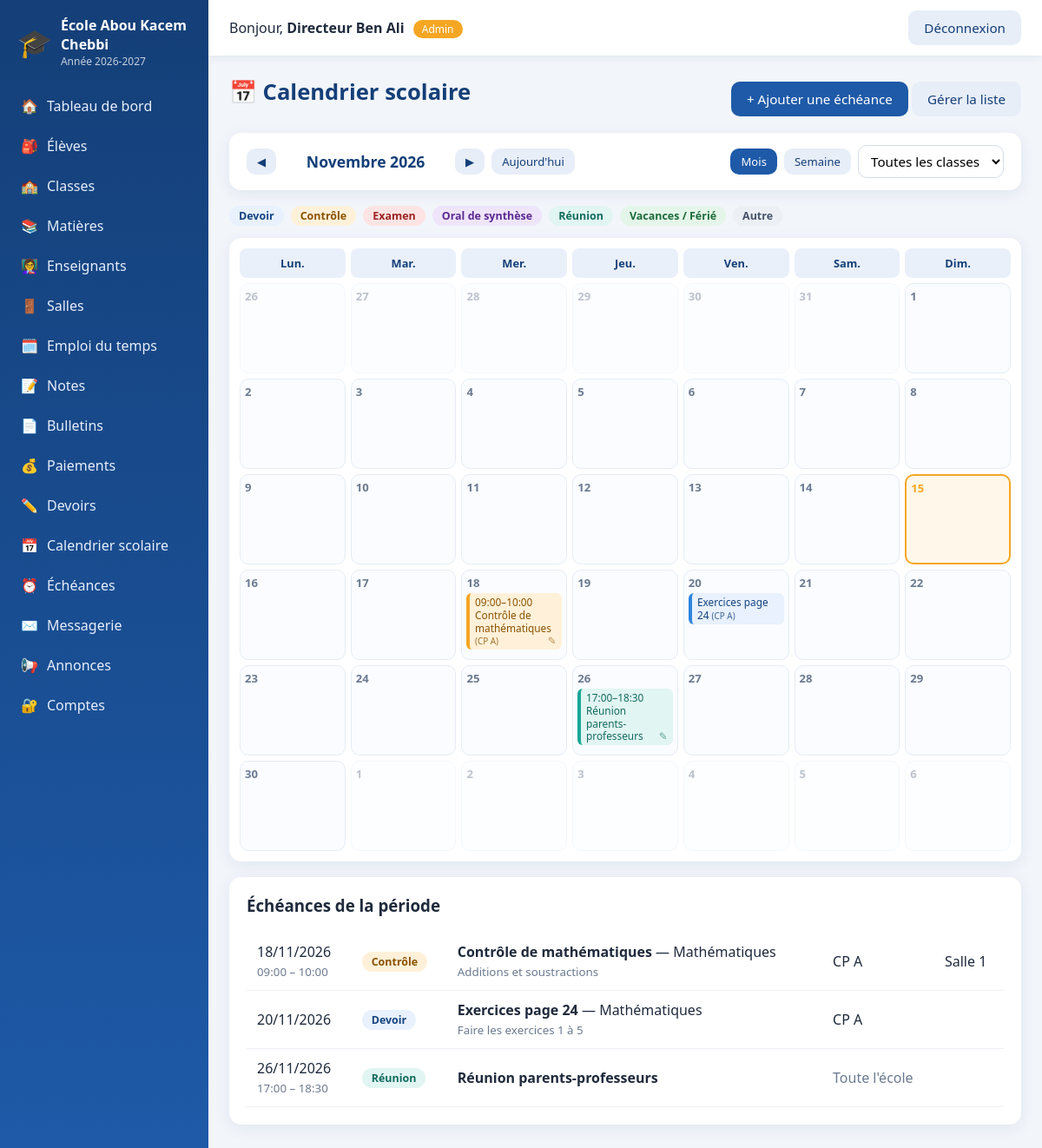
Screenshot of /index.php?url=calendrier (signed in) with the database file from the repository.
### tables this page shows
CREATE TABLE evenements (
  id INT AUTO_INCREMENT PRIMARY KEY,
  id_ecole INT NOT NULL,
  titre VARCHAR(150) NOT NULL,
  type ENUM('Contrôle','Examen','Oral de synthèse','Réunion','Vacances / Férié','Autre') NOT NULL,
  classe_id INT NULL,                       
  matiere_id INT NULL, salle_id INT NULL,
  date_debut DATE NOT NULL, date_fin DATE NULL,
  heure_debut TIME NULL, heure_fin TIME NULL,
  description TEXT NULL,
  annee_scolaire VARCHAR(9) NOT NULL,
  deleted_at DATETIME NULL, created_at TIMESTAMP DEFAULT CURRENT_TIMESTAMP,
  FOREIGN KEY (id_ecole) REFERENCES schools(id_ecole),
  FOREIGN KEY (classe_id) REFERENCES classes(id),
  FOREIGN KEY (matiere_id) REFERENCES matieres(id),
  FOREIGN KEY (salle_id) REFERENCES salles(id)
);

CREATE TABLE devoirs (
  id INT AUTO_INCREMENT PRIMARY KEY,
  id_ecole INT NOT NULL,
  titre VARCHAR(150) NOT NULL, description TEXT NULL,
  matiere_id INT NOT NULL, classe_id INT NOT NULL,
  date_remise DATE NOT NULL,
  annee_scolaire VARCHAR(9) NOT NULL,
  deleted_at DATETIME NULL, created_at TIMESTAMP DEFAULT CURRENT_TIMESTAMP,
  FOREIGN KEY (matiere_id) REFERENCES matieres(id),
  FOREIGN KEY (classe_id) REFERENCES classes(id),
  FOREIGN KEY (id_ecole) REFERENCES schools(id_ecole)
);

CREATE TABLE matieres (
  id INT AUTO_INCREMENT PRIMARY KEY,
  id_ecole INT NOT NULL,
  nom VARCHAR(100) NOT NULL, coefficient DECIMAL(4,2) NOT NULL DEFAULT 1,
  niveau VARCHAR(20) NOT NULL,
  annee_scolaire VARCHAR(9) NOT NULL,
  deleted_at DATETIME NULL, created_at TIMESTAMP DEFAULT CURRENT_TIMESTAMP,
  FOREIGN KEY (id_ecole) REFERENCES schools(id_ecole)
);

CREATE TABLE salles (
  id INT AUTO_INCREMENT PRIMARY KEY,
  id_ecole INT NOT NULL,
  nom VARCHAR(60) NOT NULL, capacite INT NOT NULL DEFAULT 30,
  disponible TINYINT(1) NOT NULL DEFAULT 1,
  annee_scolaire VARCHAR(9) NOT NULL,
  deleted_at DATETIME NULL, created_at TIMESTAMP DEFAULT CURRENT_TIMESTAMP,
  FOREIGN KEY (id_ecole) REFERENCES schools(id_ecole)
);

### core/Controller.php (called while the page is built, shortened)
<?php
class Controller {
    protected function view($v, $d = []) {
        extract($d);
        require ROOT."/app/views/$v.php";
        require ROOT.'/app/views/layout.php';
    }
}

### app/controllers/CalendrierController.php (called while the page is built, shortened)
<?php
class CalendrierController extends Controller {
    public function index() {
        $classes = Cal::classes();
        $classe = (int)($_GET['classe'] ?? 0);
        $restreint = Cal::restriction() !== null;
        $vue = ($_GET['vue'] ?? 'mois') === 'semaine' ? 'semaine' : 'mois';
        $ref = $_GET['date'] ?? date('Y-m-d');
        $d = DateTime::createFromFormat('Y-m-d', $ref) ?: new DateTime();
        $ref = $d->format('Y-m-d');
        if ($vue === 'mois') {
            $first = new DateTime($d->format('Y-m-01'));
            $start = (clone $first)->modify('-'.((int)$first->format('N') - 1).' days');
            $end   = (clone $first)->modify('last day of this month');
            $end   = (clone $end)->modify('+'.(7 - (int)$end->format('N')).' days');
            $prev  = (clone $first)->modify('-1 month')->format('Y-m-d');
            $next  = (clone $first)->modify('+1 month')->format('Y-m-d');
            $titre = Cal::MOIS[(int)$first->format('n')].' '.$first->format('Y');
        }
        $events = Cal::range($start->format('Y-m-d'), $end->format('Y-m-d'), $classe);
        $lessons = $vue === 'semaine' ? Cal::lessons($classe) : [];
        $this->view('calendrier/index', [
            'vue' => $vue, 'classes' => $classes, 'classe' => $classe, 'restreint' => $restreint,
            'start' => $start, 'end' => $end, 'ref' => $ref, 'prev' => $prev, 'next' => $next, 'titre' => $titre,
            'events' => $events, 'lessons' => $lessons,
            'canEdit' => in_array($this->user()['role'], ['admin', 'enseignant']),
            'moisRef' => (int)$d->format('n'),
        ]);
    }
}

### index.php (called while the page is built, shortened)
<?php
require ROOT.'/core/helpers.php';
require ROOT.'/core/Database.php';
require ROOT.'/core/Controller.php';
require ROOT.'/core/CrudController.php';
require ROOT.'/core/Cal.php';
$parts  = explode('/', trim($_GET['url'] ?? 'dashboard', '/'));
$name   = strtolower($parts[0]);
$action = $parts[1] ?? 'index';
$args   = array_slice($parts, 2);
require ROOT."/app/controllers/".ucfirst($name)."Controller.php";
$ctrl  = new $class();
call_user_func_array([$ctrl, $action], $args);

### core/helpers.php (called while the page is built, shortened)
<?php
function e($s) { return htmlspecialchars((string)$s, ENT_QUOTES, 'UTF-8'); }
function url($p = '') { return BASE_URL.'/index.php?url='.$p; }
function school_id() { return (int)($_SESSION['user']['id_ecole'] ?? 0); }

### core/Cal.php (called while the page is built, shortened)
<?php
class Cal {
    static function css($type) {
        $m = ['Devoir' => 'devoir', 'Contrôle' => 'controle', 'Examen' => 'examen', 'Oral de synthèse' => 'oral',
              'Réunion' => 'reunion', 'Vacances / Férié' => 'vacances'];
        return 'ev-'.($m[$type] ?? 'autre');
    }
    static function restriction() {
        $u = $_SESSION['user'];
        $col = ['parent' => 'parent_user_id', 'eleve' => 'eleve_user_id'][$u['role']] ?? null;
        if (!$col) return null;
        $ids = DB::q("SELECT DISTINCT classe_id FROM eleves WHERE $col = ? AND id_ecole = ? AND deleted_at IS NULL AND classe_id IS NOT NULL",
                     [$u['id'], school_id()])->fetchAll(PDO::FETCH_COLUMN);
        return array_map('intval', $ids);
    }
    static function range($from, $to, $classe = 0) {
        $sid = school_id(); $res = self::restriction(); $out = [];
        $c1 = ''; $c2 = '';
        $ev = DB::all("SELECT e.*, CONCAT(c.niveau,' ',c.section) AS classe, m.nom AS matiere, s.nom AS salle
                       FROM evenements e LEFT JOIN classes c ON c.id = e.classe_id
                       LEFT JOIN matieres m ON m.id = e.matiere_id LEFT JOIN salles s ON s.id = e.salle_id
                       WHERE e.id_ecole = ? AND e.deleted_at IS NULL AND e.date_debut <= ? AND COALESCE(e.date_fin, e.date_debut) >= ?$c1",
                       [$sid, $to, $from]);
        foreach ($ev as $r) $out[] = [
            'source' => 'evenement', 'id' => $r['id'], 'titre' => $r['titre'], 'type' => $r['type'],
            'debut' => $r['date_debut'], 'fin' => $r['date_fin'] ?: $r['date_debut'],
            'h1' => $r['heure_debut'] ? substr($r['heure_debut'], 0, 5) : null,
            'h2' => $r['heure_fin'] ? substr($r['heure_fin'], 0, 5) : null,
            'classe' => $r['classe'], 'matiere' => $r['matiere'], 'salle' => $r['salle'], 'desc' => $r['description'],
        ];
        $dv = DB::all("SELECT d.*, CONCAT(c.niveau,' ',c.section) AS classe, m.nom AS matiere
                       FROM devoirs d JOIN classes c ON c.id = d.classe_id JOIN matieres m ON m.id = d.matiere_id
                       WHERE d.id_ecole = ? AND d.deleted_at IS NULL AND d.date_remise BETWEEN ? AND ?$c2", [$sid, $from, $to]);
        foreach ($dv as $r) $out[] = [
            'source' => 'devoir', 'id' => $r['id'], 'titre' => $r['titre'], 'type' => 'Devoir',
            'debut' => $r['date_remise'], 'fin' => $r['date_remise'], 'h1' => null, 'h2' => null,
            'classe' => $r['classe'], 'matiere' => $r['matiere'], 'salle' => null, 'desc' => $r['description'],
        ];
        usort($out, function ($a, $b) { return strcmp($a['debut'].($a['h1'] ?? '00:00'), $b['debut'].($b['h1'] ?? '00:00')); });
        return $out;
    }
}

### core/Database.php (called while the page is built, shortened)
<?php
class DB {
    private static $pdo = null;
    public static function pdo() {
        if (self::$pdo === null) {
            try {
                self::$pdo = new PDO('mysql:host='.DB_HOST.';dbname='.DB_NAME.';charset=utf8mb4', DB_USER, DB_PASS, [
                    PDO::ATTR_ERRMODE => PDO::ERRMODE_EXCEPTION,
                    PDO::ATTR_DEFAULT_FETCH_MODE => PDO::FETCH_ASSOC,
                ]);
            } catch (PDOException $e) {
                die('Connexion à la base impossible : '.$e->getMessage().' (as-tu importé database/ecole.sql ?)');
            }
        }
        return self::$pdo;
    }
    public static function q($sql, $params = []) {
        $st = self::pdo()->prepare($sql);
        $st->execute($params);
        return $st;
    }
    public static function all($sql, $params = []) { return self::q($sql, $params)->fetchAll(); }
}

### app/views/calendrier/index.php (the view, shortened to what this page needs)
<?php
$qs = function ($extra = []) use ($vue, $classe, $ref) {
    $p = array_merge(['vue' => $vue, 'date' => $ref, 'classe' => $classe ?: ''], $extra);
    return url('calendrier').'&'.http_build_query($p);
};
$today = date('Y-m-d');
$label = function ($ev) {
    $h = $ev['h1'] ? $ev['h1'].($ev['h2'] ? '–'.$ev['h2'] : '').' ' : '';
    return $h.$ev['titre'];
};
$tip = function ($ev) {
    $t = [$ev['type']];
    if ($ev['matiere']) $t[] = $ev['matiere'];
    if ($ev['classe']) $t[] = 'Classe '.$ev['classe'];
    if ($ev['salle']) $t[] = $ev['salle'];
    if ($ev['desc']) $t[] = $ev['desc'];
    return implode(' • ', $t);
};
?>
<div class="page-head">
  <h1>📅 Calendrier scolaire</h1>
  <div>
    <?php if ($canEdit): ?><a class="btn" href="<?= url('evenement/create') ?>">+ Ajouter une échéance</a>
    <a class="btn btn-light" href="<?= url('evenement') ?>">Gérer la liste</a><?php endif; ?>
  </div>
</div>
<div class="card cal-bar">
  <div class="cal-nav">
    <a class="btn btn-light btn-sm" href="<?= $qs(['date' => $prev]) ?>">◀</a>
    <strong class="cal-title"><?= e($titre) ?></strong>
    <a class="btn btn-light btn-sm" href="<?= $qs(['date' => $next]) ?>">▶</a>
    <a class="btn btn-light btn-sm" href="<?= $qs(['date' => $today]) ?>">Aujourd'hui</a>
  </div>
  <div class="cal-tools">
    <a class="btn btn-sm <?= $vue === 'mois' ? '' : 'btn-light' ?>" href="<?= $qs(['vue' => 'mois']) ?>">Mois</a>
    <a class="btn btn-sm <?= $vue === 'semaine' ? '' : 'btn-light' ?>" href="<?= $qs(['vue' => 'semaine']) ?>">Semaine</a>
    <form method="get" action="<?= BASE_URL ?>/index.php" class="cal-filter">
      <select name="classe" onchange="this.form.submit()">
        <?php if (!$restreint): ?><option value="">Toutes les classes</option><?php endif; ?>
      </select>
    </form>
  </div>
</div>
<div class="cal-legend">
  <?php foreach (array_merge(['Devoir'], Cal::TYPES) as $t): ?><span class="chip <?= Cal::css($t) ?>"><?= e($t) ?></span><?php endforeach; ?>
</div>
<?php if ($vue === 'mois'): ?>
<div class="card cal-wrap"><div class="cal-month">
  <?php foreach (Cal::JOURS as $j): ?><div class="cal-dow"><?= substr($j, 0, 3) ?>.</div><?php endforeach; ?>
  <?php for ($d = clone $start; $d <= $end; $d->modify('+1 day')):
        $ds = $d->format('Y-m-d'); $autre = (int)$d->format('n') !== $moisRef; ?>
    <div class="cal-cell <?= $autre ? 'other' : '' ?> <?= $ds === $today ? 'today' : '' ?>">
      <div class="cal-num"><?= $d->format('j') ?></div>
      <?php foreach ($events as $ev): if ($ev['debut'] <= $ds && $ev['fin'] >= $ds): ?>
        <div class="ev <?= Cal::css($ev['type']) ?>" title="<?= e($tip($ev)) ?>">
          <?= e($label($ev)) ?><?php if ($ev['classe']): ?> <small>(<?= e($ev['classe']) ?>)</small><?php endif; ?>
          <?php if ($canEdit && $ev['source'] === 'evenement'): ?><a class="ev-edit" href="<?= url('evenement/edit/'.$ev['id']) ?>">✎</a><?php endif; ?>
        </div>
      <?php endif; endforeach; ?>
    </div>
  <?php endfor; ?>
</div></div>
<?php endif; ?>
<div class="card">
  <h3 style="margin-top:0">Échéances de la période</h3>
  <div class="table-wrap"><table><tbody>
  <?php foreach ($events as $ev): ?>
    <tr>
      <td style="white-space:nowrap"><?= date('d/m/Y', strtotime($ev['debut'])) ?><?= $ev['h1'] ? '<br><small class="muted">'.e($ev['h1']).($ev['h2'] ? ' – '.e($ev['h2']) : '').'</small>' : '' ?></td>
      <td><span class="chip <?= Cal::css($ev['type']) ?>"><?= e($ev['type']) ?></span></td>
      <td><strong><?= e($ev['titre']) ?></strong><?= $ev['matiere'] ? ' — '.e($ev['matiere']) : '' ?><?= $ev['desc'] ? '<br><small class="muted">'.e($ev['desc']).'</small>' : '' ?></td>
      <td><?= $ev['classe'] ? e($ev['classe']) : '<span class="muted">Toute l\'école</span>' ?></td>
      <td><?= e($ev['salle'] ?? '') ?></td>
    </tr>
  <?php endforeach; ?>
  </tbody></table></div>
</div>

### assets/css/style.css (style rules this page uses)
:root { --primary:#1e5aa8;--primary-d:#143f78;--accent:#f5a623;--bg:#f2f5fa;--card:#fff;--text:#1f2a3c;--muted:#6b7a90;--ok:#1f9d63;--err:#d64545 }
* { box-sizing:border-box }
body { margin:0;font-family:'Segoe UI',Tahoma,Arial,sans-serif;background:var(--bg);color:var(--text) }
h1 { margin:0 0 16px;font-size:1.6rem;color:var(--primary-d) }
.muted { color:var(--muted) }
.card { background:var(--card);border-radius:14px;padding:20px;box-shadow:0 4px 18px rgba(20,63,120,.08);margin-bottom:18px;animation:fadeUp .5s ease }
.page-head { display:flex;justify-content:space-between;align-items:center;flex-wrap:wrap;gap:10px;margin-bottom:14px }
.table-wrap { overflow-x:auto }
table { width:100%;border-collapse:collapse }
td { padding:11px 12px;border-bottom:1px solid #edf0f5 }
tbody tr { transition:background .2s }
.btn { display:inline-block;background:var(--primary);color:#fff;border:0;border-radius:10px;padding:10px 18px;cursor:pointer;text-decoration:none;font-size:.95rem;transition:all .25s }
.btn-light { background:#e8eef8;color:var(--primary-d) }
.btn-sm { padding:6px 12px;font-size:.82rem }
input,select,textarea { width:100%;padding:10px 12px;border:1px solid #d5dce8;border-radius:10px;font-size:.95rem;font-family:inherit;transition:all .2s;background:#fff }
.cal-bar { display:flex;justify-content:space-between;align-items:center;flex-wrap:wrap;gap:12px;padding:14px 20px }
.cal-nav,.cal-tools { display:flex;align-items:center;gap:8px;flex-wrap:wrap }
.cal-title { min-width:190px;text-align:center;font-size:1.1rem;color:var(--primary-d) }
.cal-filter { margin:0 }
.cal-filter select { width:auto;padding:7px 10px }
.cal-legend { display:flex;gap:8px;flex-wrap:wrap;margin:0 0 14px }
.chip { display:inline-block;border-radius:20px;padding:3px 11px;font-size:.78rem;font-weight:600;white-space:nowrap }
.cal-wrap { padding:12px;overflow-x:auto }
.cal-month { display:grid;grid-template-columns:repeat(7,minmax(110px,1fr));gap:6px;min-width:780px }
.cal-dow { text-align:center;font-weight:700;font-size:.8rem;color:var(--primary-d);background:#eaf0fa;border-radius:8px;padding:8px 0 }
.cal-cell { min-height:104px;background:#fafcff;border:1px solid #e6ecf5;border-radius:10px;padding:5px;transition:box-shadow .2s,transform .2s }
.cal-cell.other { opacity:.45 }
.cal-cell.today { border:2px solid var(--accent);background:#fff8ea }
.cal-num { font-weight:700;font-size:.82rem;color:var(--muted);margin-bottom:3px }
.cal-cell.today .cal-num { color:var(--accent) }
.ev { border-radius:6px;padding:3px 6px;margin-bottom:3px;font-size:.74rem;line-height:1.25;border-left:4px solid;animation:pop .35s ease both }
.ev small { opacity:.8 }
.ev-edit { float:right;text-decoration:none;color:inherit;opacity:.6;margin-left:4px }
.ev-devoir { background:#e8f1fd;color:#14447f;border-color:#2e86de }
.chip.ev-devoir { border:0 }
.ev-controle { background:#fff1d9;color:#8a5200;border-color:#f5a623 }
.ev-examen { background:#fde4e4;color:#9b2222;border-color:#d64545 }
.ev-oral { background:#efe5fb;color:#5b2a91;border-color:#8e5bd1 }
.ev-reunion { background:#e1f5f2;color:#126b5f;border-color:#1aa896 }
.ev-vacances { background:#e4f6e9;color:#1c6b3a;border-color:#1f9d63 }
.ev-autre { background:#eceff4;color:#46536a;border-color:#8b97ab }
.chip.ev-devoir,.chip.ev-controle,.chip.ev-examen,.chip.ev-oral,.chip.ev-reunion,.chip.ev-vacances,.chip.ev-autre,.chip.ev-cours { border-left:0 }

### rows the page displays
evenements: titre "09:00–10:00 Contrôle de mathématiques", classe "CP A", date_debut "18/11/2026", h1 "09:00", h2 "10:00", type "Contrôle", titre "Contrôle de mathématiques", matiere.nom "Mathématiques", description "Additions et soustractions", salle.nom "Salle 1"
devoirs: titre "Exercices page 24", classe "CP A", date_remise "20/11/2026", type "Devoir", matiere.nom "Mathématiques", description "Faire les exercices 1 à 5"
evenements: titre "17:00–18:30 Réunion parents-professeurs", date_debut "26/11/2026", h1 "17:00", h2 "18:30", type "Réunion", titre "Réunion parents-professeurs", shows "Toute l"

### other values shown
ecole_nom() "École Abou Kacem Chebbi"
ANNEE "2026-2027"
$m[2] "🏠"
$m[1] "Tableau de bord"
$m[2] "🎒"
$m[1] "Élèves"
$m[2] "🏫"
$m[1] "Classes"
$m[2] "📚"
$m[1] "Matières"
$m[2] "👩‍🏫"
$m[1] "Enseignants"
$m[2] "🚪"
$m[1] "Salles"
$m[2] "🗓️"
